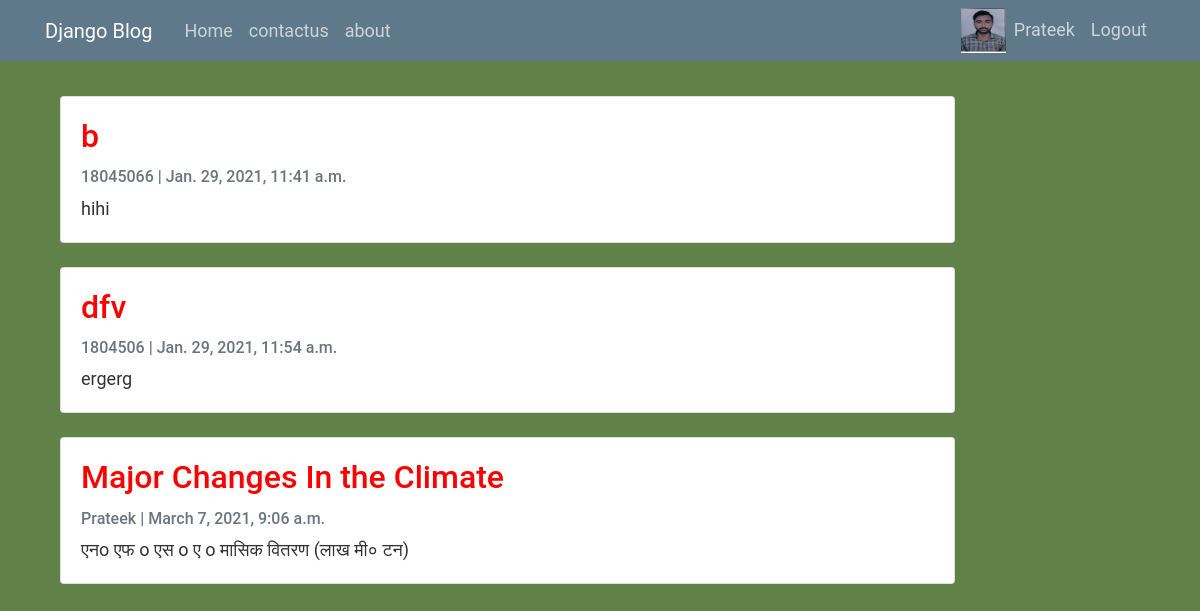
The app's page / (signed in), older data.
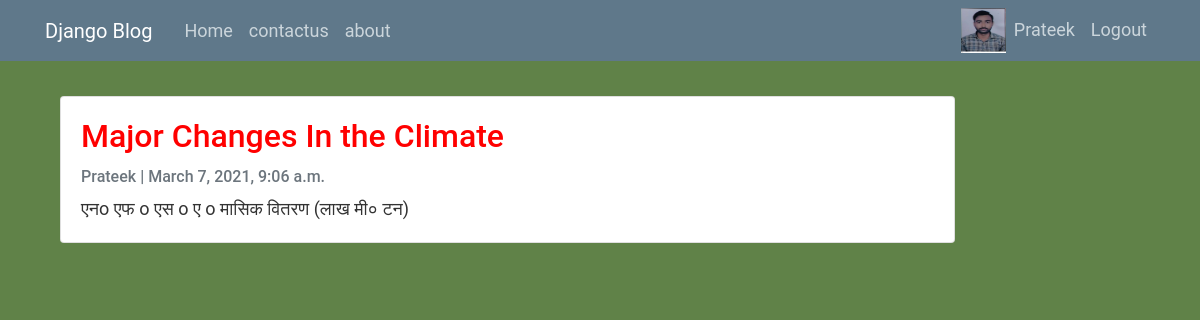
The same page, newer data.
### blog/models.py (models this page shows, shortened)
class Profile(models.Model):
	user=models.OneToOneField(User,on_delete=models.CASCADE)
	image=models.ImageField(default='default.jpg',upload_to='profile_pics')
	file=models.FileField(default='default.pdf',upload_to='file')
	Mobile=models.CharField(blank=True,max_length=10)

class blog(models.Model):
	title=models.CharField(max_length=100)
	slug=models.SlugField()
	body=models.TextField()
	author=models.OneToOneField(User, on_delete= models.CASCADE,related_name='blog_posts',null=True)
	created_on=models.DateTimeField(auto_now_add=True)
	class Meta:
		ordering=['created_on']

### blog/views.py (the view)
# urls.py: path('', views.home, name = 'blog-home'),
def home(request):
    blogs=blog.objects.all().order_by("created_on")
    context={
    "blogs": blogs
    }
    return render(request, 'blog/home.html', context)

### blog/templates/blog/home.html (shortened to what this page needs)
{% extends "blog/base.html" %}
{% block content %}
<div  class="container">
    <div class="row">
        <div class="col-md-10 mt-3 left">
            {% for blog in blogs %}
            <div  class="card mb-4">
                <div  class="card-body">
                    <h2 style="color:red;"  class="card-title">{{ blog.title }}</h2>
                    <p class="card-text text-muted h6">{{ blog.author }} | {{ blog.created_on}} </p>
                    <p class="card-text">{{blog.body|slice:":200" }}</p>
                </div>
            </div>
            {% endfor %}
</div>
</div>
</div>
{%endblock%}

### blog/templates/blog/base.html (shortened to what this page needs)
<!DOCTYPE html>
{% load static %}
<html>
<head>
    <link rel="stylesheet" href="https://maxcdn.bootstrapcdn.com/bootstrap/4.0.0/css/bootstrap.min.css">
    <link rel="stylesheet" type="text/css" href="{% static 'blog/main.css' %}">
</head>
<body>
    <header class="site-header">
      <nav class="navbar navbar-expand-md navbar-dark bg-steel fixed-top">
        <div class="container">
          <a class="navbar-brand mr-4" href="{% url 'blog-home' %}">Django Blog</a>
          <div class="collapse navbar-collapse" id="navbarToggle">
            <div class="navbar-nav mr-auto">
              <a class="nav-item nav-link" href="{% url 'blog-home' %}">Home</a>
               <a class="nav-item nav-link" href="{% url 'blog-contactus' %}">contactus</a>
                <a class="nav-item nav-link" href="{% url 'blog-about' %}">about</a>
            </div>
            <div class="navbar-nav">
              {% if user.is_authenticated %}
                <img class ="account-img" src="{{user.profile.image.url }}" alt="Name">
                <a class="nav-item nav-link" href="{% url 'blog-profile' %}">{{user.username}}</a>
                <a class="nav-item nav-link" href="{% url 'blog-logout' %}">Logout</a>
              {% else %}
                <a class="nav-item nav-link" href="{% url 'blog-login' %}">Login</a>
                <a class="nav-item nav-link" href="{% url 'blog-signup' %}">Register</a>
                {% endif %}
            </div>
          </div>
        </div>
      </nav>
    </header>
    <main role="main" class="container">
        <div class="col-md-25  col-xs-9">
          {% block content %}{% endblock %}
    </div>
    </main>
</body>
</html>

### blog/static/blog/main.css (style rules this page uses)
body { background: #fafafa; color: #333333; margin-top: 5rem; }
h1, h2, h3, h4, h5, h6 { color: #444444; font-size: 40; }
a { font-size: 30; }
div { font-size: 30; }
.bg-steel { background-color: #5f788a; }
.site-header .navbar-nav .nav-link { color: #cbd5db; font-size: 25; }
.account-img { height: 45px; width: 45px; }

### blog/templates/blog/base.html (style rules this page uses)
.row { display: flex; }

### blog/templates/blog/home.html (style rules this page uses)
body { font-family: "Roboto", sans-serif; font-size: 18px; background-color:#608248 ; }

Row changes from the older to the newer data that the page shows:
removed blog: title "b", author "18045066", created_on "Jan. 29, 2021, 11:41 a.m.", body "hihi"
removed blog: title "dfv", author "1804506", created_on "Jan. 29, 2021, 11:54 a.m.", body "ergerg"
